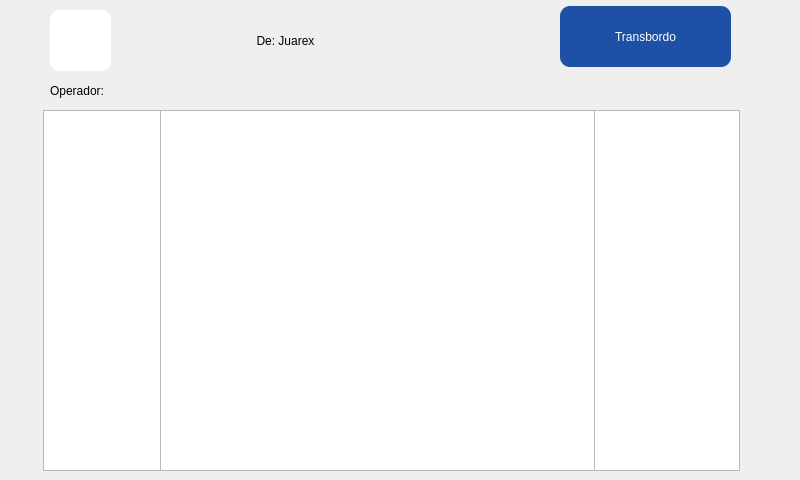
<?xml version="1.0" encoding="UTF-8"?>
<ui version="4.0">
 <class>Form</class>
 <widget class="QWidget" name="Form">
  <property name="geometry">
   <rect>
    <x>0</x>
    <y>0</y>
    <width>800</width>
    <height>480</height>
   </rect>
  </property>
  <property name="minimumSize">
   <size>
    <width>800</width>
    <height>480</height>
   </size>
  </property>
  <property name="maximumSize">
   <size>
    <width>800</width>
    <height>480</height>
   </size>
  </property>
  <property name="windowTitle">
   <string>Form</string>
  </property>
  <widget class="QLabel" name="label_font">
   <property name="geometry">
    <rect>
     <x>20</x>
     <y>0</y>
     <width>800</width>
     <height>480</height>
    </rect>
   </property>
   <property name="maximumSize">
    <size>
     <width>800</width>
     <height>16777215</height>
    </size>
   </property>
   <property name="text">
    <string/>
   </property>
   <property name="pixmap">
    <pixmap>../Imagenes/cangrejo.jpg</pixmap>
   </property>
   <property name="scaledContents">
    <bool>true</bool>
   </property>
  </widget>
  <widget class="QPushButton" name="opcion">
   <property name="geometry">
    <rect>
     <x>560</x>
     <y>6</y>
     <width>171</width>
     <height>61</height>
    </rect>
   </property>
   <property name="sizePolicy">
    <sizepolicy hsizetype="Expanding" vsizetype="Expanding">
     <horstretch>0</horstretch>
     <verstretch>0</verstretch>
    </sizepolicy>
   </property>
   <property name="autoFillBackground">
    <bool>false</bool>
   </property>
   <property name="styleSheet">
    <string notr="true">QPushButton{
font: 87 14pt &quot;Arial Black&quot;;
color: rgb(255, 255, 255);
background-color: rgb(30, 81, 165);
border-radius: 10px;
}</string>
   </property>
   <property name="text">
    <string>Transbordo</string>
   </property>
  </widget>
  <widget class="QLabel" name="Parada">
   <property name="geometry">
    <rect>
     <x>140</x>
     <y>10</y>
     <width>291</width>
     <height>61</height>
    </rect>
   </property>
   <property name="styleSheet">
    <string notr="true">QLabel{
font: 75 24pt &quot;Roboto&quot;;
}
</string>
   </property>
   <property name="text">
    <string>De: Juarex</string>
   </property>
   <property name="alignment">
    <set>Qt::AlignCenter</set>
   </property>
  </widget>
  <widget class="QTreeWidget" name="list_serv">
   <property name="geometry">
    <rect>
     <x>160</x>
     <y>110</y>
     <width>435</width>
     <height>361</height>
    </rect>
   </property>
   <property name="styleSheet">
    <string notr="true">font: 22pt &quot;MS Shell Dlg 2&quot;;</string>
   </property>
   <property name="verticalScrollBarPolicy">
    <enum>Qt::ScrollBarAlwaysOff</enum>
   </property>
   <property name="horizontalScrollBarPolicy">
    <enum>Qt::ScrollBarAlwaysOff</enum>
   </property>
   <property name="textElideMode">
    <enum>Qt::ElideRight</enum>
   </property>
   <property name="rootIsDecorated">
    <bool>true</bool>
   </property>
   <property name="itemsExpandable">
    <bool>true</bool>
   </property>
   <property name="expandsOnDoubleClick">
    <bool>false</bool>
   </property>
   <attribute name="headerVisible">
    <bool>false</bool>
   </attribute>
   <attribute name="headerDefaultSectionSize">
    <number>200</number>
   </attribute>
   <attribute name="headerMinimumSectionSize">
    <number>233</number>
   </attribute>
   <attribute name="headerStretchLastSection">
    <bool>false</bool>
   </attribute>
   <column>
    <property name="text">
     <string notr="true">1</string>
    </property>
   </column>
  </widget>
  <widget class="QTreeWidget" name="list_trans2">
   <property name="enabled">
    <bool>true</bool>
   </property>
   <property name="geometry">
    <rect>
     <x>390</x>
     <y>110</y>
     <width>350</width>
     <height>361</height>
    </rect>
   </property>
   <property name="styleSheet">
    <string notr="true">font: 22pt &quot;MS Shell Dlg 2&quot;;</string>
   </property>
   <property name="horizontalScrollBarPolicy">
    <enum>Qt::ScrollBarAlwaysOff</enum>
   </property>
   <property name="dragEnabled">
    <bool>false</bool>
   </property>
   <attribute name="headerVisible">
    <bool>false</bool>
   </attribute>
   <attribute name="headerMinimumSectionSize">
    <number>215</number>
   </attribute>
   <column>
    <property name="text">
     <string notr="true">1</string>
    </property>
   </column>
  </widget>
  <widget class="QTreeWidget" name="list_trans1">
   <property name="enabled">
    <bool>true</bool>
   </property>
   <property name="geometry">
    <rect>
     <x>43</x>
     <y>110</y>
     <width>344</width>
     <height>361</height>
    </rect>
   </property>
   <property name="styleSheet">
    <string notr="true">font: 22pt &quot;MS Shell Dlg 2&quot;;</string>
   </property>
   <property name="horizontalScrollBarPolicy">
    <enum>Qt::ScrollBarAlwaysOff</enum>
   </property>
   <property name="dragEnabled">
    <bool>false</bool>
   </property>
   <attribute name="headerVisible">
    <bool>false</bool>
   </attribute>
   <attribute name="headerMinimumSectionSize">
    <number>215</number>
   </attribute>
   <column>
    <property name="text">
     <string notr="true">1</string>
    </property>
   </column>
  </widget>
  <widget class="QTreeWidget" name="list_serv_2">
   <property name="enabled">
    <bool>true</bool>
   </property>
   <property name="geometry">
    <rect>
     <x>43</x>
     <y>110</y>
     <width>344</width>
     <height>361</height>
    </rect>
   </property>
   <property name="styleSheet">
    <string notr="true">font: 22pt &quot;MS Shell Dlg 2&quot;;</string>
   </property>
   <property name="horizontalScrollBarPolicy">
    <enum>Qt::ScrollBarAlwaysOff</enum>
   </property>
   <property name="autoScroll">
    <bool>false</bool>
   </property>
   <property name="dragEnabled">
    <bool>false</bool>
   </property>
   <property name="horizontalScrollMode">
    <enum>QAbstractItemView::ScrollPerItem</enum>
   </property>
   <attribute name="headerVisible">
    <bool>false</bool>
   </attribute>
   <attribute name="headerDefaultSectionSize">
    <number>104</number>
   </attribute>
   <attribute name="headerMinimumSectionSize">
    <number>215</number>
   </attribute>
   <column>
    <property name="text">
     <string notr="true">1</string>
    </property>
   </column>
  </widget>
  <widget class="QTreeWidget" name="list_serv_3">
   <property name="enabled">
    <bool>true</bool>
   </property>
   <property name="geometry">
    <rect>
     <x>390</x>
     <y>110</y>
     <width>350</width>
     <height>361</height>
    </rect>
   </property>
   <property name="styleSheet">
    <string notr="true">font: 22pt &quot;MS Shell Dlg 2&quot;;</string>
   </property>
   <property name="horizontalScrollBarPolicy">
    <enum>Qt::ScrollBarAlwaysOff</enum>
   </property>
   <property name="dragEnabled">
    <bool>false</bool>
   </property>
   <attribute name="headerVisible">
    <bool>false</bool>
   </attribute>
   <attribute name="headerMinimumSectionSize">
    <number>215</number>
   </attribute>
   <column>
    <property name="text">
     <string notr="true">1</string>
    </property>
   </column>
  </widget>
  <widget class="QTreeWidget" name="list_trans">
   <property name="geometry">
    <rect>
     <x>160</x>
     <y>110</y>
     <width>435</width>
     <height>361</height>
    </rect>
   </property>
   <property name="styleSheet">
    <string notr="true">font: 22pt &quot;MS Shell Dlg 2&quot;;</string>
   </property>
   <property name="verticalScrollBarPolicy">
    <enum>Qt::ScrollBarAlwaysOff</enum>
   </property>
   <property name="horizontalScrollBarPolicy">
    <enum>Qt::ScrollBarAlwaysOff</enum>
   </property>
   <property name="textElideMode">
    <enum>Qt::ElideRight</enum>
   </property>
   <property name="rootIsDecorated">
    <bool>true</bool>
   </property>
   <property name="itemsExpandable">
    <bool>true</bool>
   </property>
   <property name="expandsOnDoubleClick">
    <bool>false</bool>
   </property>
   <attribute name="headerVisible">
    <bool>false</bool>
   </attribute>
   <attribute name="headerDefaultSectionSize">
    <number>200</number>
   </attribute>
   <attribute name="headerMinimumSectionSize">
    <number>233</number>
   </attribute>
   <attribute name="headerStretchLastSection">
    <bool>false</bool>
   </attribute>
   <column>
    <property name="text">
     <string notr="true">1</string>
    </property>
   </column>
  </widget>
  <widget class="QLabel" name="label_retroceder">
   <property name="geometry">
    <rect>
     <x>50</x>
     <y>10</y>
     <width>61</width>
     <height>61</height>
    </rect>
   </property>
   <property name="styleSheet">
    <string notr="true">background-color: rgb(255, 255, 255);
border-radius: 10px;</string>
   </property>
   <property name="text">
    <string/>
   </property>
   <property name="pixmap">
    <pixmap>../Imagenes/flecha_hacia_atras.png</pixmap>
   </property>
   <property name="scaledContents">
    <bool>false</bool>
   </property>
   <property name="alignment">
    <set>Qt::AlignCenter</set>
   </property>
  </widget>
  <widget class="QLabel" name="label_avanzar">
   <property name="geometry">
    <rect>
     <x>460</x>
     <y>10</y>
     <width>61</width>
     <height>61</height>
    </rect>
   </property>
   <property name="styleSheet">
    <string notr="true"/>
   </property>
   <property name="text">
    <string/>
   </property>
   <property name="pixmap">
    <pixmap>../Imagenes/flecha_hacia_adelante.png</pixmap>
   </property>
   <property name="scaledContents">
    <bool>false</bool>
   </property>
   <property name="alignment">
    <set>Qt::AlignCenter</set>
   </property>
  </widget>
  <widget class="QLabel" name="label_operador">
   <property name="geometry">
    <rect>
     <x>50</x>
     <y>80</y>
     <width>691</width>
     <height>21</height>
    </rect>
   </property>
   <property name="styleSheet">
    <string notr="true">font: 14pt &quot;Roboto&quot;;</string>
   </property>
   <property name="text">
    <string>Operador:</string>
   </property>
  </widget>
  <zorder>label_font</zorder>
  <zorder>opcion</zorder>
  <zorder>Parada</zorder>
  <zorder>list_trans2</zorder>
  <zorder>list_trans1</zorder>
  <zorder>list_serv_2</zorder>
  <zorder>list_serv_3</zorder>
  <zorder>list_serv</zorder>
  <zorder>list_trans</zorder>
  <zorder>label_retroceder</zorder>
  <zorder>label_avanzar</zorder>
  <zorder>label_operador</zorder>
 </widget>
 <resources/>
 <connections/>
</ui>
